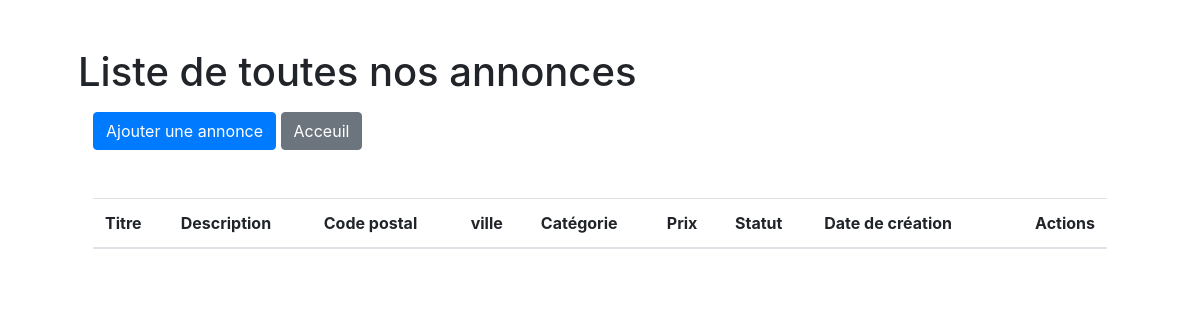
Page /liste.php on the earlier database version.
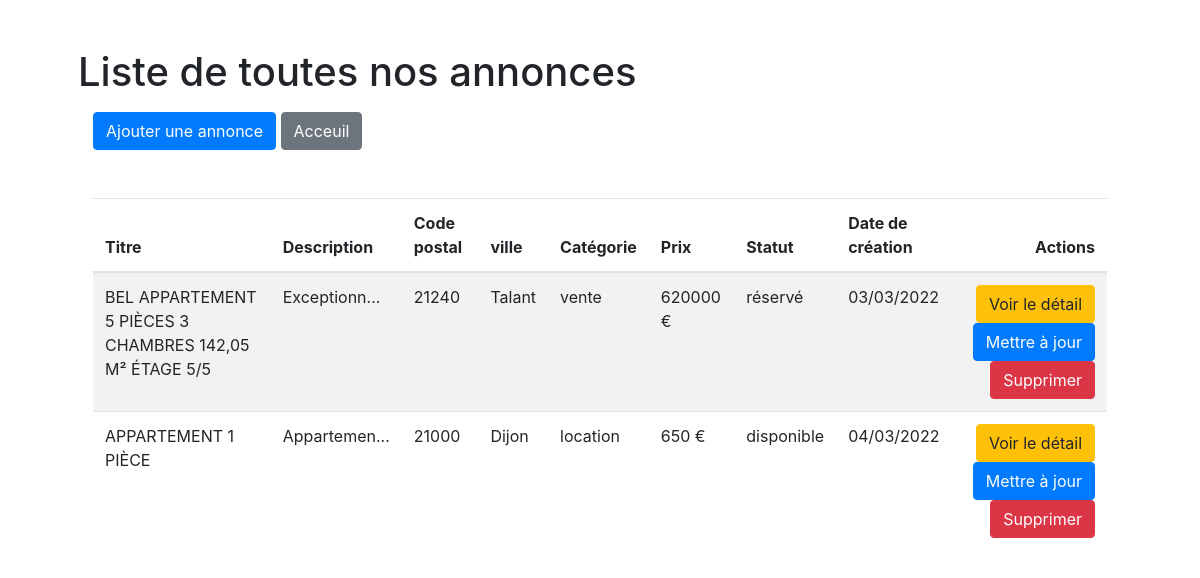
Same page on the later database version.
### tables this page shows
CREATE TABLE `advert` (
  `id_advert` int UNSIGNED NOT NULL,
  `title` varchar(255) NOT NULL,
  `description` text NOT NULL,
  `postcode` varchar(5) NOT NULL,
  `city` varchar(50) NOT NULL,
  `price` int UNSIGNED NOT NULL,
  `reservation_message` text,
  `category_id` int NOT NULL,
  `created_at` datetime NOT NULL DEFAULT CURRENT_TIMESTAMP
);

CREATE TABLE `category` (
  `id_category` int NOT NULL,
  `value` varchar(8) NOT NULL
);

### src/Classes/advertManager.class.php (called while the page is built, shortened)
<?php
class AdvertManager {
    private $bdd;
    public function __construct(PDO $bdd) {
        $this->bdd = $bdd;
    }
	public function getAllAdverts() {
		return $this->bdd->query("SELECT advert.id_advert, advert.title, advert.description, advert.postcode, advert.city, advert.price, advert.reservation_message, category.value AS category, DATE_FORMAT(advert.created_at, '%d/%m/%Y') AS created_at
	FROM advert INNER JOIN category WHERE category.id_category = advert.category_id")->fetchAll(PDO::FETCH_ASSOC);
	}
}

### liste.php (the view, shortened to what this page needs)
<?php
require_once('bdd.php');
$advertManager = new AdvertManager($bdd);
$ads = $advertManager->getAllAdverts();
?>
<!DOCTYPE html>
<html lang="fr">
	<head>
		<link rel="stylesheet" href="https://stackpath.bootstrapcdn.com/bootstrap/4.4.1/css/bootstrap.min.css">
	</head>
	<body>
		<div class="container p-5">
			<h1>Liste de toutes nos annonces</h1>
			<div class="container-fluid">
            <a href="ajouter.php" class="btn btn-primary mt-2">Ajouter une annonce</a>
            <a href="index.php" class="btn btn-secondary mt-2">Acceuil</a>
            <table class="table table-striped mt-5">
                <thead>
                    <tr>
                        <th>Titre</th>
                        <th>Description</th>
                        <th>Code postal</th>
                        <th>ville</th>
                        <th>Catégorie</th>
                        <th>Prix</th>
                        <th>Statut</th>
                        <th>Date de création</th>
                        <th class="text-right">Actions</th>
                    </tr>
                </thead>
                <tbody>
                <?php foreach ($ads as $ad  ): ?>
                    <tr>
                        <td><?php echo mb_strtoupper($ad['title']); ?></td>
                        <td><?php echo ucfirst(substr($ad['description'], 0, 10)."..."); ?></td>
                        <td><?php echo $ad['postcode']; ?></td>
                        <td><?php echo $ad['city']; ?></td>
                        <td><?php echo $ad['category']; ?></td>
                        <td><?php echo $ad['price']; ?> €</td>
                        <td><?php echo $ad['reservation_message']; ?></td>
                        <td><?php echo $ad['created_at']; ?></td>
                        <td class="text-right">
                            <a href="details.php?id=<?php echo $ad['id_advert']; ?>" class="btn btn-warning">Voir le détail</a>
                            <a href="editer.php?id=<?php echo $ad['id_advert']; ?>" class="btn btn-primary">Mettre à jour</a>
                            <a onclick="return confirm('Voulez-vous bien supprimer ?');" href="index.php?id=<?php echo $ad['id_advert']; ?>&type=supprimer" class="btn btn-danger">Supprimer</a>
                        </td>
                    </tr>
                <?php endforeach; ?>
                </tbody>
            </table>
		</div>
	</body>
</html>

Differences in the rows shown:
added advert: title "BEL APPARTEMENT 5 PIÈCES 3 CHAMBRES 142,05 M² ÉTAGE 5/5", description "Exceptionn...", postcode "21240", city "Talant", category.value "vente", price "620000", reservation_message "réservé", created_at "03/03/2022"
added advert: title "APPARTEMENT 1 PIÈCE", description "Appartemen...", postcode "21000", city "Dijon", category.value "location", price "650", reservation_message "disponible", created_at "04/03/2022"
